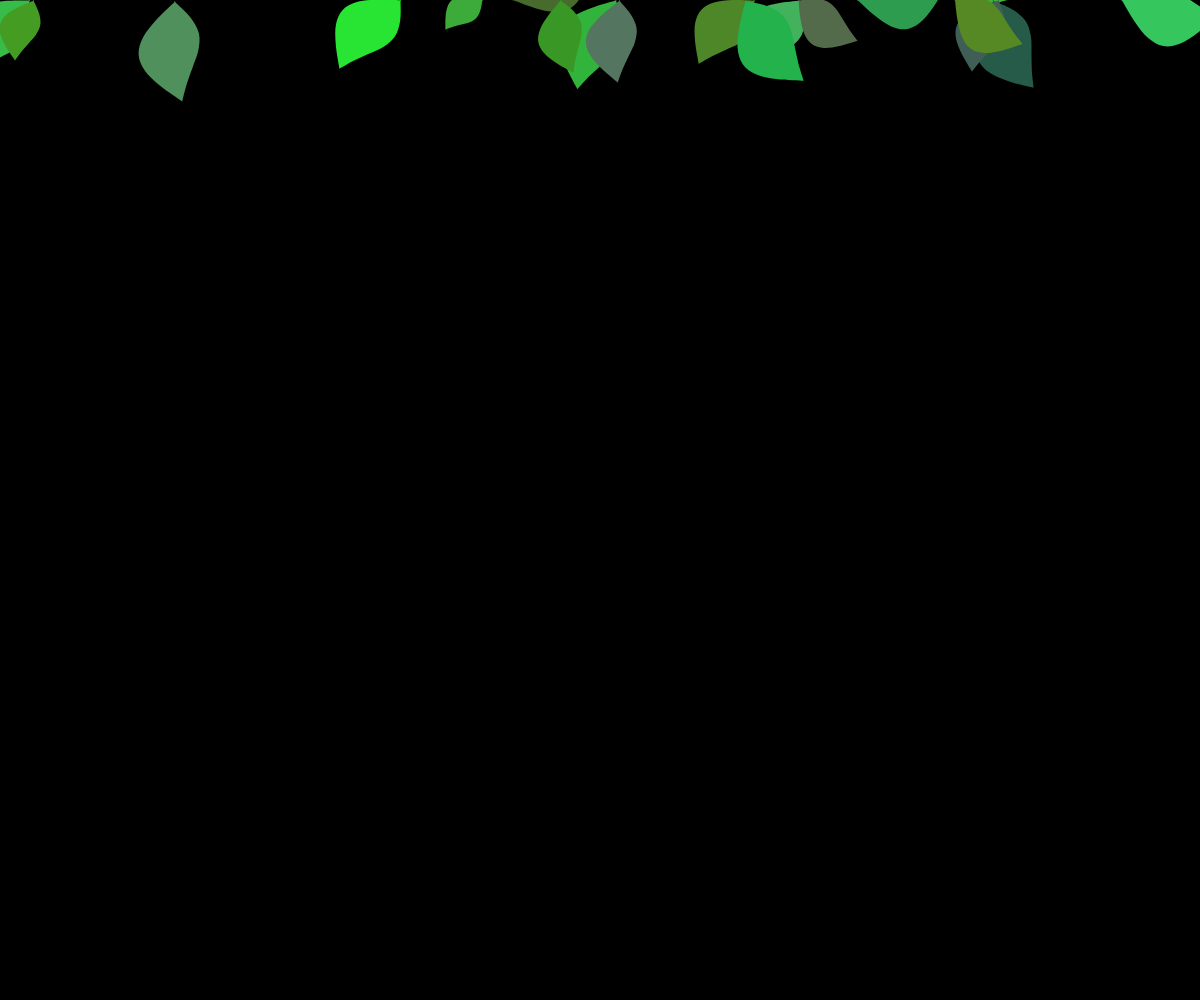
Frame 1 (no input)
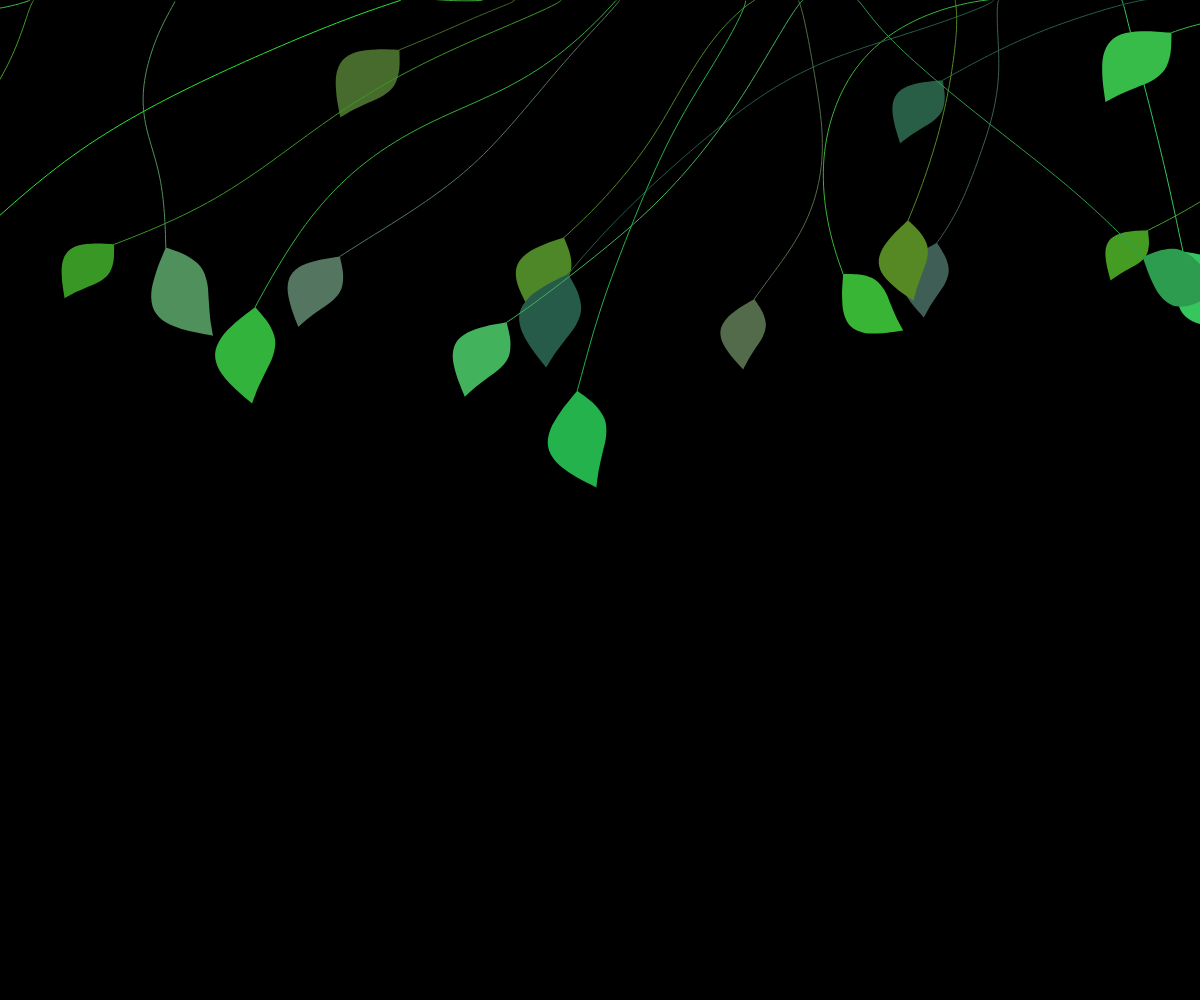
Frame 60 (no input)
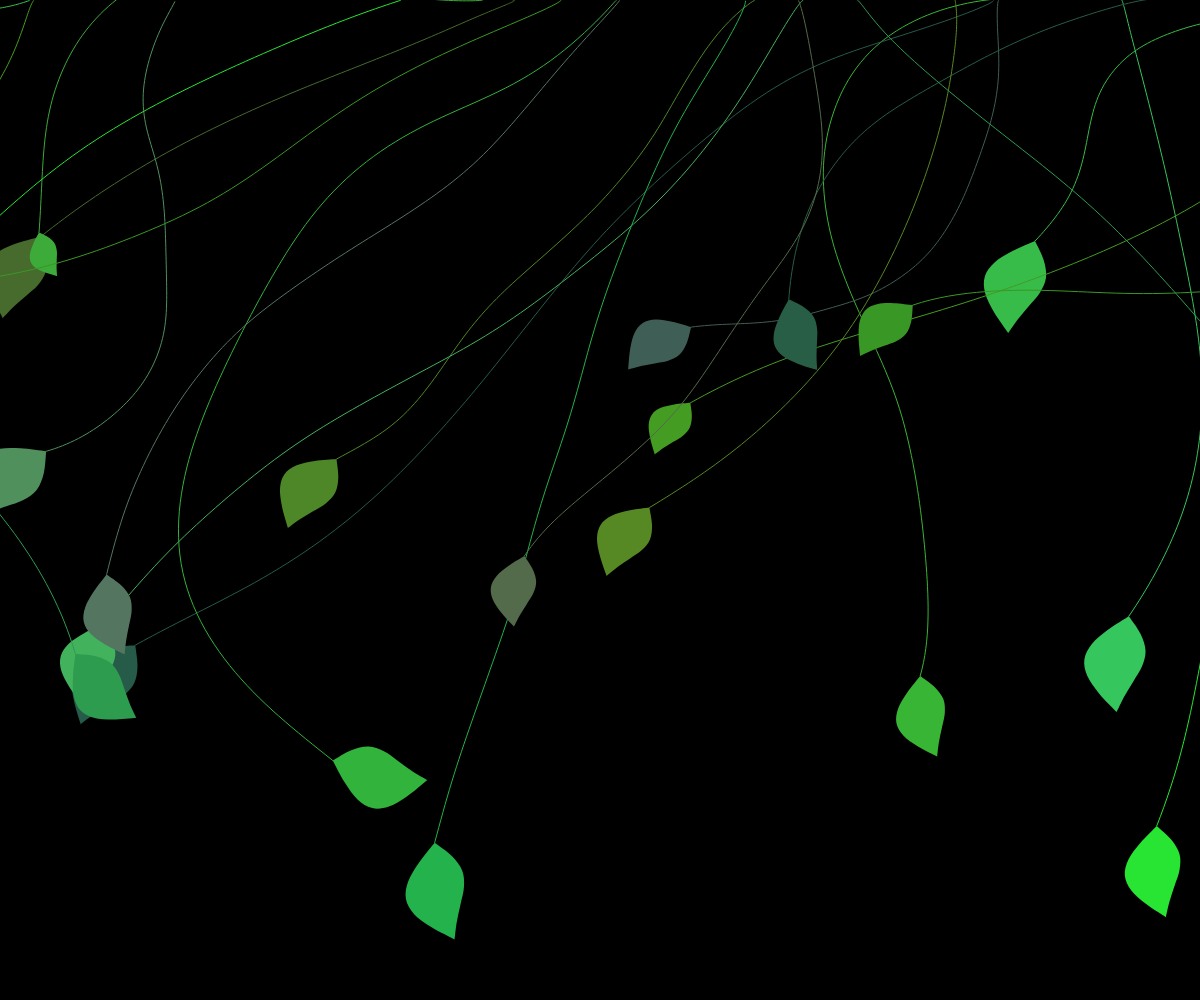
Frame 120 (the mouse pressed at the canvas centre since frame 60)

The p5.js sketch that drew these frames (run headless with seeded random() and noise() and a simulated clock; from frame 60 on, the mouse is pressed at the canvas centre):

// p5.js sketch
// ── sketch.js
let leaves = [];
let currentBatch = 1; // 当前正在下落的叶子批次
let numLeavesPerBatch = 20; // 每批生成的叶子数量
let fadeSpeed = 1; // 每帧减少的 fade 值

function setup() {
  createCanvas(windowWidth, windowHeight);
  // 初始化第一批叶子，从顶部生成
  spawnNewBatch();
}

function draw() {
  background(0);
  
  // 记录当前批次是否全部落地
  let currentBatchAllStopped = true;
  
  // 遍历所有叶子
  for (let i = leaves.length - 1; i >= 0; i--) {
    let leaf = leaves[i];
    
    // 对于未落地的叶子，执行 wander() 让它继续运动
    if (!leaf.stopped) {
      leaf.wander();
    }
    
    leaf.update();
    leaf.edges();
    leaf.show();
    
    // 如果该叶子属于当前批次且还未落地，则当前批次还没全部停止
    if (leaf.batch === currentBatch && !leaf.stopped) {
      currentBatchAllStopped = false;
    }
    
    // 对于已经落地且属于旧批次（非当前批次）的叶子，降低 fade 值
    if (leaf.stopped && leaf.batch < currentBatch) {
      leaf.fade = max(0, leaf.fade - fadeSpeed);
      // 当完全透明时，从数组中删除该叶子
      if (leaf.fade === 0) {
        leaves.splice(i, 1);
      }
    }
  }
  
  // 如果所有当前批次的叶子都落地，则生成新一批叶子，并更新 currentBatch
  if (currentBatchAllStopped) {
    currentBatch++; // 开启新批次
    spawnNewBatch();
  }
}

// 生成一批新的叶子，它们的 batch 都为当前 currentBatch
function spawnNewBatch() {
  for (let i = 0; i < numLeavesPerBatch; i++) {
    // 叶子从顶部生成，x 为随机值，y 固定为 0
    let leaf = new Vehicle(random(width), 0);
    leaf.batch = currentBatch; // 设置所属批次
    leaves.push(leaf);
  }
}


// ── vehicle.js
class Vehicle {
  constructor(x, y,t) {
    this.pos = createVector(x, y);
    this.vel = p5.Vector.random2D().mult(random(1, this.maxSpeed));
    this.acc = createVector(0, 0); 
    this.maxSpeed = random(4, 10);
    this.maxForce = random(0.4, 0.8);
    this.r = random(40, 100);

    this.wanderTheta = random(PI,PI*2);
    this.wanderScale = random(0.05, 2);
    this.xoff = random(1000);

    this.currentPath = [];
    this.paths = [this.currentPath];
    this.stopped = false;
    this.lerpAmt = sin(t*PI) * 0.5 + 0.2;
        this.fade = 255; // 初始不透明度
    // 定义初始颜色（绿色）和目标颜色（深红色），可根据需要调整
    this.initialColor = color(random(30,90), random(90,230), random(30,100));
    this.landedColor = color(255, 100, 0);
    
    this.batch = currentBatch;
  }

  wander() {
    if (this.stopped) return;
    let angle = noise(this.xoff) * TWO_PI /1.3;
    let steer = p5.Vector.fromAngle(angle);
    steer.setMag(this.maxForce * this.wanderScale);
    this.applyForce(steer);
    this.xoff -= 0.01;
  }

  // evade(vehicle) {
  //   let pursuit = this.pursue(vehicle);
  //   pursuit.mult(-1);
  //   return pursuit;
  // }

  // pursue(vehicle) {
  //   let target = vehicle.pos.copy();
  //   let prediction = vehicle.vel.copy();
  //   prediction.mult(10);
  //   target.add(prediction);
  //   fill(0, 255, 0);
  //   circle(target.x, target.y, 16);
  //   return this.seek(target);
  // }

  arrive(target) {
    // 2nd argument true enables the arrival behavior
    return this.seek(target, true);
  }

  flee(target) {
    return this.seek(target).mult(-1);
  }

  seek(target, arrival = false) {
    let force = p5.Vector.sub(target, this.pos);
    let desiredSpeed = this.maxSpeed;
    if (arrival) {
      let slowRadius = random(50, 150);
      let distance = force.mag();
      if (distance < slowRadius) {
        desiredSpeed = map(distance, 0, slowRadius, 0, this.maxSpeed);
      }
    }
    force.setMag(desiredSpeed);
    force.sub(this.vel);
    force.limit(this.maxForce);
    return force;
  }

  applyForce(force) {
    this.acc.add(force);
  }

  update() {
    // 如果未落地，则继续更新位置
    if (!this.stopped) {
      this.vel.add(this.acc);
      this.vel.limit(this.maxSpeed);
      this.pos.add(this.vel);
      this.acc.set(0, 0);
      this.currentPath.push(this.pos.copy());

      // 当叶子到达画布底部附近时（可以根据叶子的尺寸调整偏移量），标记为落地状态
      if (this.pos.y >= height - this.r / 2) {
        this.pos.y = height - this.r / 2; // 固定在底部
        this.stopped = true;
        // 清零速度与加速度，使其保持当前姿势
        this.vel.mult(0);
        this.acc.mult(0);
      }

       this.currentPath.push(this.pos.copy());
      
     // // 控制轨迹的长度
     //  let total = 0;
     //  for (let path of this.paths) {
     //    total += path.length;
     //  }
     //  if (total > 600 || (total > 2 && millis() > 5000)) {
     //    this.paths[0].shift();
     //    if (this.paths[0].length === 0) {
     //      this.paths.shift();
     //    }
     //  }
    }
  }

  show() {
   
       let baseColor = color(0, 130, 29);
    let highlightColor = color(250, 196, 2);
    push();
    translate(this.pos.x, this.pos.y);
    rotate(this.vel.heading() - 90);
    // 叶子颜色设置
  
        let drawColor;
    if (this.stopped && this.batch < currentBatch) {
      // 当 fade 从 255 下降到 0，混合比例从 0 到 1
      let amt = 1 - this.fade / 255;
      drawColor = lerpColor(this.initialColor, this.landedColor, amt);
      // 同时设置 alpha 为当前 fade 值
      drawColor.setAlpha(this.fade);
    } else {
      drawColor = this.initialColor;
    }
    fill(drawColor);
    noStroke();
    beginShape();
    // 开始和结束点
    curveVertex(0, 0);
    curveVertex(0, 0);
    // 叶子的左侧轮廓点
    for (let i = 1; i <= 6; i++) {
      let t = i / 6;
      let leafwidth = (sin(t * PI) * this.r) / 2.5;
      let xOffset = (sin(t * PI * 2) * this.r) / 300;
      
    // fill(lerpColor(baseColor, highlightColor, this.lerpAmt));
      //print(this.lerpAmt);
      curveVertex(-leafwidth + xOffset, t * this.r);
    }
    curveVertex(0, this.r);
    // 叶子的右侧轮廓点
    for (let i = 6; i >= 1; i--) {
      let t = i / 6;
      let leafwidth = (sin(t * PI) * this.r) / 5;
      // 添加一些随机变化
      let xOffset = (sin(t * PI * 2) * this.r) / 20;
      curveVertex(leafwidth + xOffset, t * this.r);
    }
    // 结束点
    curveVertex(0, 0);
    curveVertex(0, 0);
    endShape();
    pop();
    
    for (let path of this.paths) {
      beginShape();
      noFill();
      stroke(drawColor);
      strokeWeight(1);
      for (let v of path) {
        vertex(v.x, v.y);
      }
      endShape();
    }
  }

  edges() {
    let hitEdge = false;
    if (this.stopped) return;
    if (this.pos.x > width + this.r) {
      this.pos.x = -this.r;
      hitEdge = true;
    } else if (this.pos.x < -this.r) {
      this.pos.x = width + this.r;
      hitEdge = true;
    }
    // if (this.pos.y > height + this.r) {
    //   this.pos.y = -this.r;
    //   hitEdge = true;
    // }
    else if (this.pos.y < -this.r) {
      this.pos.y = this.r;
      this.pos.x = width + this.r;
      hitEdge = true;
    }

    if (hitEdge) {
      this.currentPath = [];
      this.paths.push(this.currentPath);
    }

    // if (this.stopped) return;
    // if (this.pos.x > width + this.r) {
    //   this.pos.x = -this.r;
    // } else if (this.pos.x < -this.r) {
    //   this.pos.x = width + this.r;
    // }
    // if (this.pos.y < -this.r) {
    //   this.pos.y = height -2* this.r;
    //    hitEdge = true;
    // }
  }
}

// class Target extends Vehicle {
//   constructor(x, y) {
//     super(x, y);
//     this.vel = p5.Vector.random2D();
//     this.vel.mult(5);
//   }

//   show() {
//     stroke(255);
//     strokeWeight(2);
//     fill("#F063A4");
//     push();
//     translate(this.pos.x, this.pos.y);
//     circle(0, 0, this.r * 2);
//     pop();
//   }
// }
